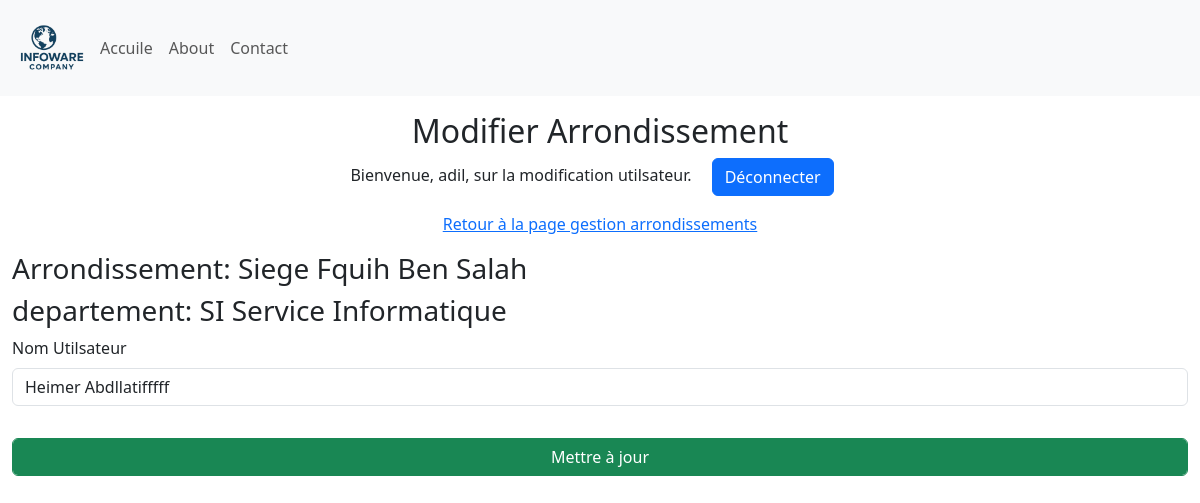
The page /update_Utilisateur/1 (signed in) on the database as committed earlier.
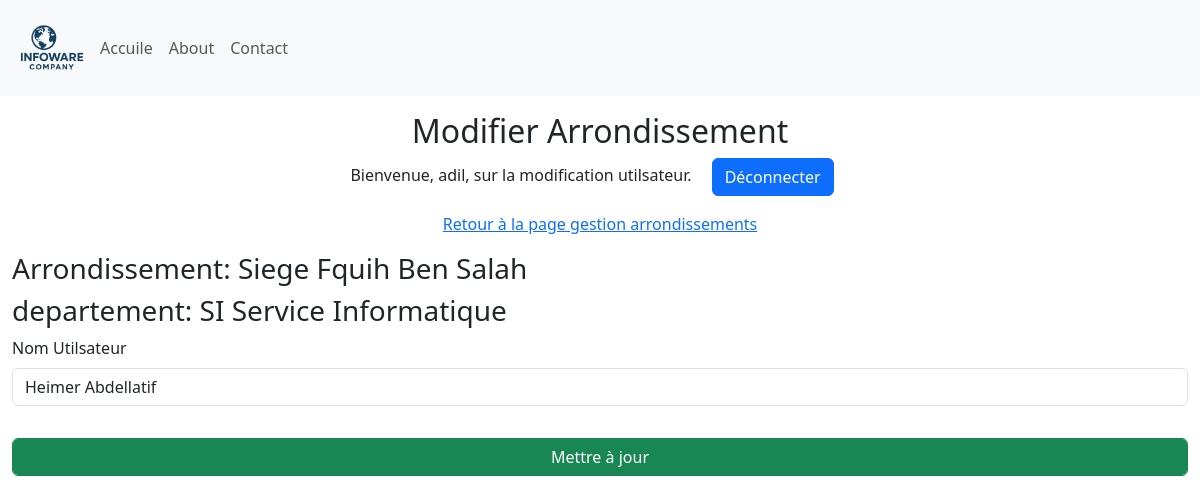
The same page on the database as committed later.
### Site/models.py (models this page shows, shortened)
class Departement(db.Model):
    id = db.Column(db.Integer, primary_key=True)
    departement = db.Column(db.String(25), unique=True, nullable=False)
    arondissement = db.Column(db.Integer, db.ForeignKey('arondissement.id'), nullable=False)

class Utilisateur(db.Model):
    id = db.Column(db.Integer, primary_key=True)
    nomUtilisateur = db.Column(db.String(50), unique=True, nullable=False)
    departement = db.Column(db.Integer, db.ForeignKey('departement.id'), nullable=False)

### Site/dashbord/utilisateur.py (the view, shortened to what this page needs)
@utilisateur.route('/update_Utilisateur/<int:id>', methods=['GET', 'POST'])
def update_Utilisateur(id):
    if 'user' not in session:
        return redirect(url_for('admin.admin'))
    utilisateur = Utilisateur.query.get(id)
    departement = Departement.query.get(utilisateur.departement)
    arrondissement = Arondissement.query.get(departement.arondissement)
    return render_template('update_utilisateur.html', name=session['user'], utilisateur=utilisateur, arrondissement=arrondissement, departement=departement)

### Site/templates/update_utilisateur.html (shortened to what this page needs)
{% extends 'base.html' %}
{% block body %}
<div class="container-fluid">
    <div class="row">
        <div class="col-12  my-3">
            <div class="text-center">
                <h2>Modifier Arrondissement</h2>
                <p>Bienvenue, {{ name }}, sur la modification utilsateur. <a class="mx-3 btn btn-primary" href="{{ url_for('admin.logout') }}"">Déconnecter</a></p>
                <p><a href="{{ url_for('arrondissement.manage_Arrondissements') }}">Retour à la page gestion arrondissements</a> </p>
            </div>
           <form method="POST">
                <div class="mb-3">
                    <h3>Arrondissement: {{ arrondissement.arondissement }}</h3>
                    <h3>departement: {{ departement.departement }}</h3>
                    <label for="utilsateurName" class="form-label">Nom Utilsateur</label>
                    <input type="text" class="form-control" id="utilsateurName" name="utilsateurName" value="{{ utilisateur.nomUtilisateur }}" required>
                </div>
                <div class="mb-3">
                    <input type="submit" class="form-control btn btn-success mt-3" value="Mettre à jour">
                </div>
            </form>
        </div>
    </div>
</div>
{% endblock %}

Rows that differ between the two databases and show on the page:
changed Utilisateur: utilsateurName "Heimer Abdllatifffff" → "Heimer Abdellatif"
